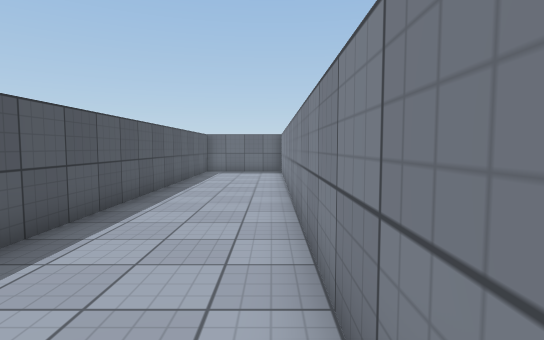
view 1 (above)

17 first-person views from a walk through a 3-D level made in the Unity game engine. The camera is 1.3 m above the floor, tilts 4° down and sees 80° across. The floor is counted in squares, 1 m on a side. Each view is taken from the middle of a square. On the plan, view 1 faces up. The plan holds only what a view shows up to about 14 squares ahead; the rest is blank. The place goes on beyond the plan. Surface patterns are stand-ins for the level's own textures.

view 2
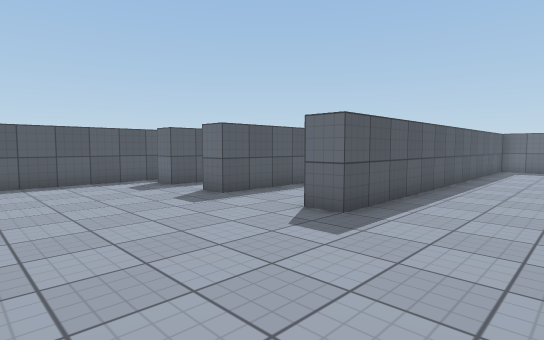

view 3
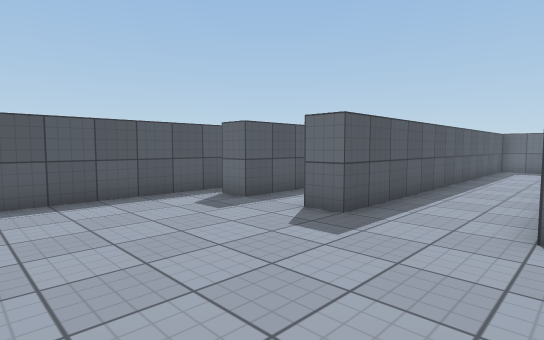

view 4
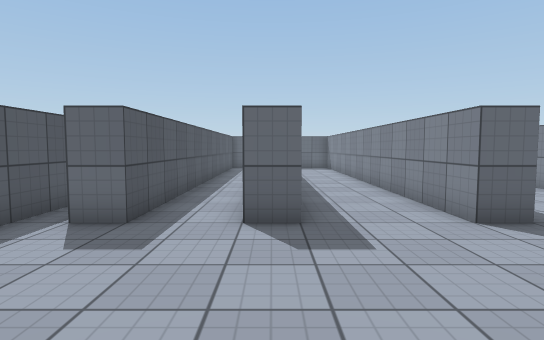

view 5
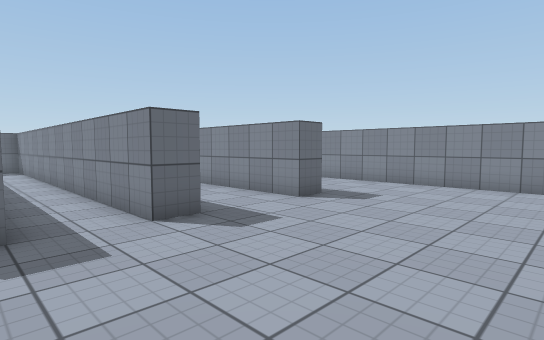

view 6
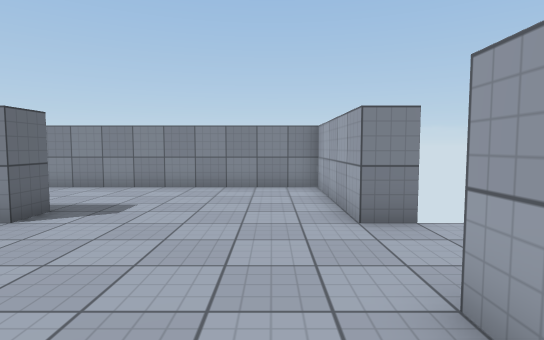

view 7
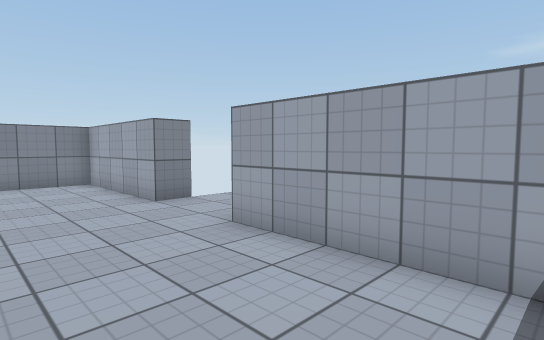

view 8
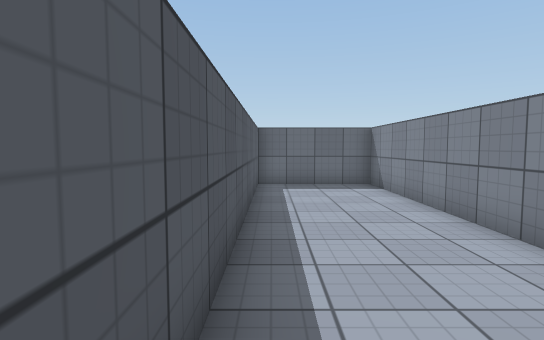

view 9
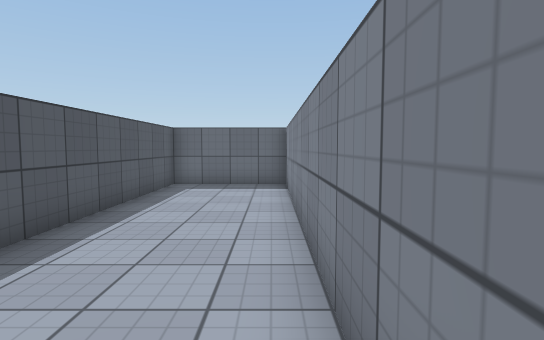

view 10
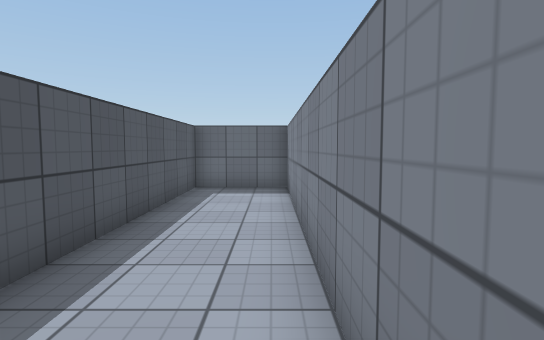

view 11
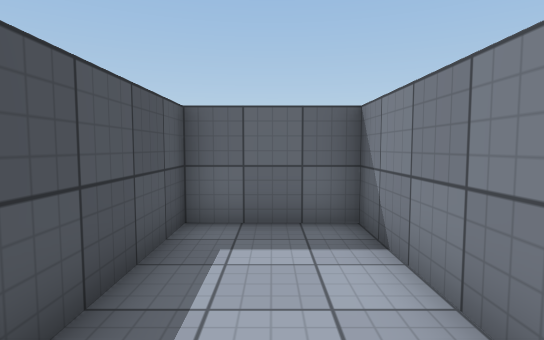

view 12
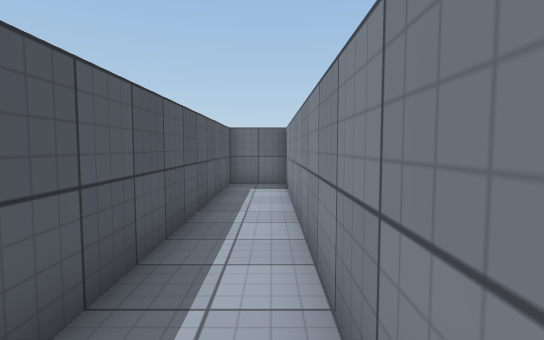

view 13
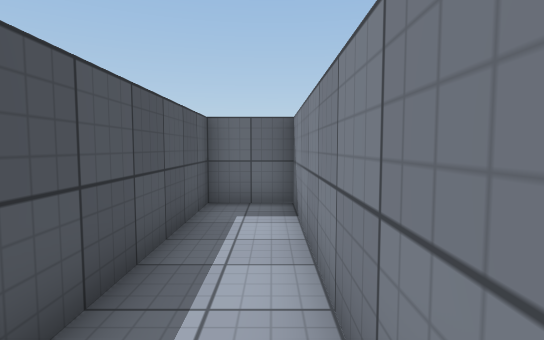

view 14
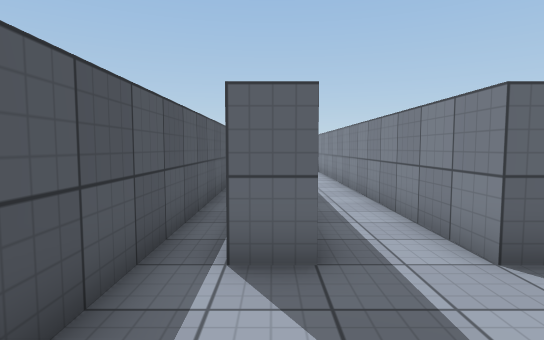

view 15
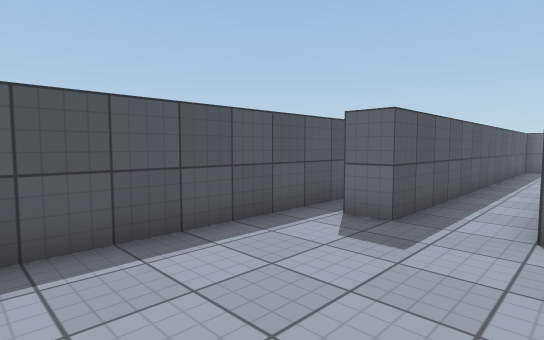

view 16
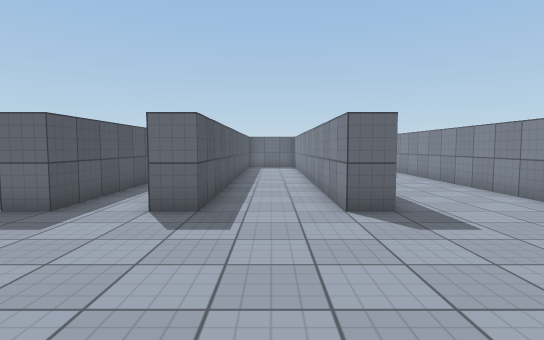

view 17
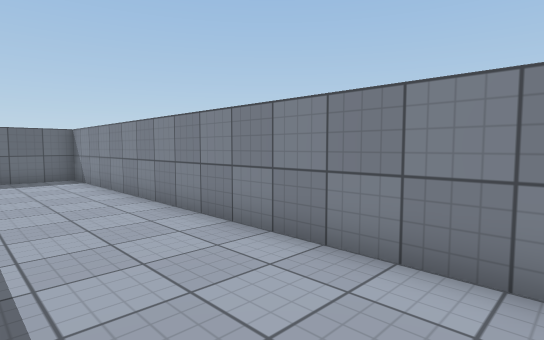

### Floor plan
Points are (right, up) in squares from view 1. A wall is a line through its corners. A room is listed if a view was taken in it or the views show most of it. See-through windows are left out.
Room 1 (views 1, 2, 3, 4, 5, 6, 7, 8, 9, 10, 11, 12, 13, 14, 15, 16, 17)
walls: (-12.5, 9.5) (-12.5, -2.8); (-4.5, -4.5) (-4.5, -3.5) (0.5, -3.5) (0.5, 17.5) (-3.5, 17.5) (-3.5, 2.5) (-4.5, 2.5) (-4.5, 17.5) (-7.5, 17.5) (-7.5, 2.5) (-8.5, 2.5) (-8.5, 17.5) (-10.5, 17.5) (-10.5, 2.5) (-11.5, 2.5); (-11.8, -3.5) (-7.5, -3.5)

Positions as (right, up) in squares from view 1, and headings:
1: (0, 0), facing up
2: (0, -3), facing up-left
3: (-4, -3), facing up-left
4: (-8, -3), facing up
5: (-11, -3), facing up-right
6: (-10, -2), facing right
7: (-12, 0), facing down-right
8: (-3, 6), facing up
9: (0, 6), facing up
10: (-5, 7), facing up
11: (-6, 12), facing up
12: (-9, 6), facing up
13: (-9, 10), facing up
14: (-11, -1), facing up
15: (-8, -3), facing up-left
16: (-6, -4), facing up
17: (-3, 3), facing up-right
